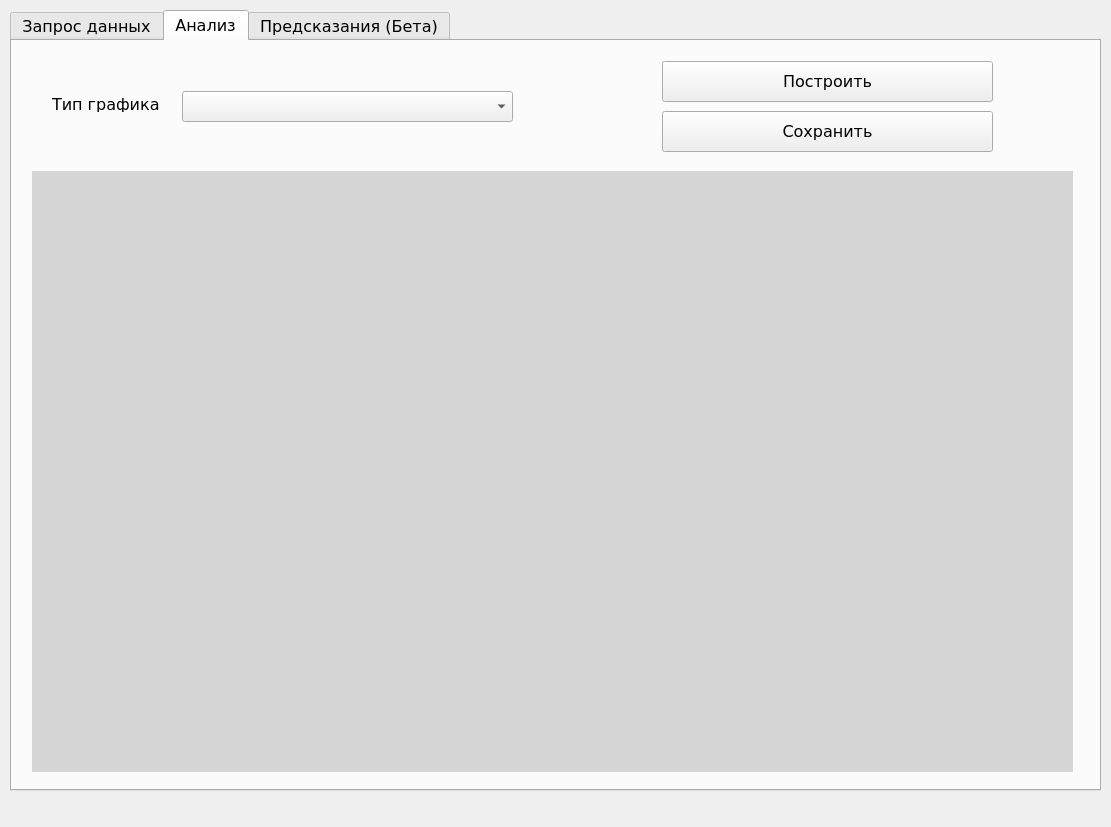
<?xml version="1.0" encoding="UTF-8"?>
<ui version="4.0">
 <class>MainWindow</class>
 <widget class="QMainWindow" name="MainWindow">
  <property name="geometry">
   <rect>
    <x>0</x>
    <y>0</y>
    <width>1111</width>
    <height>827</height>
   </rect>
  </property>
  <property name="windowTitle">
   <string>MainWindow</string>
  </property>
  <property name="windowIcon">
   <iconset>
    <normaloff>../../../../Desktop/hero.png</normaloff>../../../../Desktop/hero.png</iconset>
  </property>
  <widget class="QWidget" name="centralwidget">
   <widget class="QTabWidget" name="tabWidget">
    <property name="geometry">
     <rect>
      <x>10</x>
      <y>10</y>
      <width>1091</width>
      <height>781</height>
     </rect>
    </property>
    <property name="font">
     <font>
      <family>Verdana</family>
      <pointsize>12</pointsize>
     </font>
    </property>
    <property name="currentIndex">
     <number>1</number>
    </property>
    <property name="iconSize">
     <size>
      <width>16</width>
      <height>16</height>
     </size>
    </property>
    <property name="elideMode">
     <enum>Qt::ElideMiddle</enum>
    </property>
    <property name="tabBarAutoHide">
     <bool>false</bool>
    </property>
    <widget class="QWidget" name="Tab1">
     <attribute name="title">
      <string>Запрос данных</string>
     </attribute>
     <widget class="QLabel" name="label">
      <property name="geometry">
       <rect>
        <x>20</x>
        <y>30</y>
        <width>141</width>
        <height>16</height>
       </rect>
      </property>
      <property name="text">
       <string>Ключ запроса</string>
      </property>
     </widget>
     <widget class="QTextEdit" name="textEdit">
      <property name="geometry">
       <rect>
        <x>180</x>
        <y>25</y>
        <width>331</width>
        <height>31</height>
       </rect>
      </property>
      <property name="html">
       <string>&lt;!DOCTYPE HTML PUBLIC &quot;-//W3C//DTD HTML 4.0//EN&quot; &quot;http://www.w3.org/TR/REC-html40/strict.dtd&quot;&gt;
&lt;html&gt;&lt;head&gt;&lt;meta name=&quot;qrichtext&quot; content=&quot;1&quot; /&gt;&lt;style type=&quot;text/css&quot;&gt;
p, li { white-space: pre-wrap; }
&lt;/style&gt;&lt;/head&gt;&lt;body style=&quot; font-family:'Verdana'; font-size:12pt; font-weight:400; font-style:normal;&quot;&gt;
&lt;p style=&quot; margin-top:0px; margin-bottom:0px; margin-left:0px; margin-right:0px; -qt-block-indent:0; text-indent:0px;&quot;&gt;543f5e3d26764f089c50805b44fb1bf0&lt;/p&gt;&lt;/body&gt;&lt;/html&gt;</string>
      </property>
     </widget>
     <widget class="QComboBox" name="comboBox">
      <property name="geometry">
       <rect>
        <x>180</x>
        <y>80</y>
        <width>331</width>
        <height>31</height>
       </rect>
      </property>
     </widget>
     <widget class="QComboBox" name="comboBox_2">
      <property name="geometry">
       <rect>
        <x>180</x>
        <y>120</y>
        <width>331</width>
        <height>31</height>
       </rect>
      </property>
     </widget>
     <widget class="QLabel" name="label_2">
      <property name="geometry">
       <rect>
        <x>20</x>
        <y>85</y>
        <width>161</width>
        <height>21</height>
       </rect>
      </property>
      <property name="text">
       <string>Страна Репортер</string>
      </property>
     </widget>
     <widget class="QLabel" name="label_3">
      <property name="geometry">
       <rect>
        <x>20</x>
        <y>125</y>
        <width>161</width>
        <height>21</height>
       </rect>
      </property>
      <property name="text">
       <string>Страна Партнер</string>
      </property>
     </widget>
     <widget class="QLabel" name="label_4">
      <property name="geometry">
       <rect>
        <x>20</x>
        <y>165</y>
        <width>161</width>
        <height>16</height>
       </rect>
      </property>
      <property name="text">
       <string>Товар или Услуга</string>
      </property>
     </widget>
     <widget class="QComboBox" name="comboBox_3">
      <property name="geometry">
       <rect>
        <x>180</x>
        <y>160</y>
        <width>331</width>
        <height>31</height>
       </rect>
      </property>
     </widget>
     <widget class="QLabel" name="label_5">
      <property name="geometry">
       <rect>
        <x>580</x>
        <y>85</y>
        <width>81</width>
        <height>16</height>
       </rect>
      </property>
      <property name="text">
       <string>Период</string>
      </property>
     </widget>
     <widget class="QTextEdit" name="textEdit_2">
      <property name="geometry">
       <rect>
        <x>730</x>
        <y>80</y>
        <width>331</width>
        <height>31</height>
       </rect>
      </property>
     </widget>
     <widget class="QLabel" name="label_6">
      <property name="geometry">
       <rect>
        <x>580</x>
        <y>125</y>
        <width>131</width>
        <height>16</height>
       </rect>
      </property>
      <property name="text">
       <string>Тип продкута</string>
      </property>
     </widget>
     <widget class="QComboBox" name="comboBox_4">
      <property name="geometry">
       <rect>
        <x>730</x>
        <y>120</y>
        <width>331</width>
        <height>31</height>
       </rect>
      </property>
     </widget>
     <widget class="QComboBox" name="comboBox_5">
      <property name="geometry">
       <rect>
        <x>730</x>
        <y>40</y>
        <width>331</width>
        <height>31</height>
       </rect>
      </property>
     </widget>
     <widget class="QLabel" name="label_7">
      <property name="geometry">
       <rect>
        <x>580</x>
        <y>45</y>
        <width>151</width>
        <height>16</height>
       </rect>
      </property>
      <property name="text">
       <string>Тип периода</string>
      </property>
     </widget>
     <widget class="QComboBox" name="comboBox_6">
      <property name="geometry">
       <rect>
        <x>730</x>
        <y>160</y>
        <width>331</width>
        <height>31</height>
       </rect>
      </property>
     </widget>
     <widget class="QLabel" name="label_8">
      <property name="geometry">
       <rect>
        <x>580</x>
        <y>165</y>
        <width>161</width>
        <height>16</height>
       </rect>
      </property>
      <property name="text">
       <string>Торговый поток</string>
      </property>
     </widget>
     <widget class="QPushButton" name="pushButton">
      <property name="geometry">
       <rect>
        <x>20</x>
        <y>230</y>
        <width>331</width>
        <height>41</height>
       </rect>
      </property>
      <property name="text">
       <string>Запрос данных</string>
      </property>
     </widget>
     <widget class="QPushButton" name="pushButton_2">
      <property name="geometry">
       <rect>
        <x>380</x>
        <y>230</y>
        <width>331</width>
        <height>41</height>
       </rect>
      </property>
      <property name="text">
       <string>Загрузить</string>
      </property>
     </widget>
     <widget class="QPushButton" name="pushButton_3">
      <property name="geometry">
       <rect>
        <x>730</x>
        <y>250</y>
        <width>331</width>
        <height>41</height>
       </rect>
      </property>
      <property name="text">
       <string>Сохранить</string>
      </property>
     </widget>
     <widget class="QComboBox" name="comboBox_7">
      <property name="geometry">
       <rect>
        <x>918</x>
        <y>211</y>
        <width>141</width>
        <height>31</height>
       </rect>
      </property>
     </widget>
     <widget class="QLabel" name="label_9">
      <property name="geometry">
       <rect>
        <x>735</x>
        <y>215</y>
        <width>181</width>
        <height>16</height>
       </rect>
      </property>
      <property name="text">
       <string>Формат сохранения</string>
      </property>
     </widget>
     <widget class="QTableWidget" name="tableWidget">
      <property name="geometry">
       <rect>
        <x>20</x>
        <y>310</y>
        <width>1041</width>
        <height>421</height>
       </rect>
      </property>
     </widget>
    </widget>
    <widget class="QWidget" name="Tab2">
     <attribute name="title">
      <string>Анализ</string>
     </attribute>
     <widget class="QComboBox" name="comboBox_8">
      <property name="geometry">
       <rect>
        <x>170</x>
        <y>50</y>
        <width>331</width>
        <height>31</height>
       </rect>
      </property>
     </widget>
     <widget class="QLabel" name="label_10">
      <property name="geometry">
       <rect>
        <x>40</x>
        <y>55</y>
        <width>151</width>
        <height>16</height>
       </rect>
      </property>
      <property name="text">
       <string>Тип графика</string>
      </property>
     </widget>
     <widget class="QPushButton" name="pushButton_4">
      <property name="geometry">
       <rect>
        <x>650</x>
        <y>20</y>
        <width>331</width>
        <height>41</height>
       </rect>
      </property>
      <property name="text">
       <string>Построить</string>
      </property>
     </widget>
     <widget class="QPushButton" name="pushButton_5">
      <property name="geometry">
       <rect>
        <x>650</x>
        <y>70</y>
        <width>331</width>
        <height>41</height>
       </rect>
      </property>
      <property name="text">
       <string>Сохранить</string>
      </property>
     </widget>
     <widget class="QWidget" name="widget" native="true">
      <property name="geometry">
       <rect>
        <x>20</x>
        <y>130</y>
        <width>1041</width>
        <height>601</height>
       </rect>
      </property>
      <property name="styleSheet">
       <string notr="true">background-color: rgb(214, 214, 214);</string>
      </property>
     </widget>
    </widget>
    <widget class="QWidget" name="Tab3">
     <property name="minimumSize">
      <size>
       <width>0</width>
       <height>0</height>
      </size>
     </property>
     <property name="baseSize">
      <size>
       <width>0</width>
       <height>0</height>
      </size>
     </property>
     <attribute name="title">
      <string>Предсказания (Бета)</string>
     </attribute>
    </widget>
   </widget>
  </widget>
  <widget class="QMenuBar" name="menuBar">
   <property name="geometry">
    <rect>
     <x>0</x>
     <y>0</y>
     <width>1111</width>
     <height>21</height>
    </rect>
   </property>
  </widget>
 </widget>
 <resources/>
 <connections/>
</ui>
